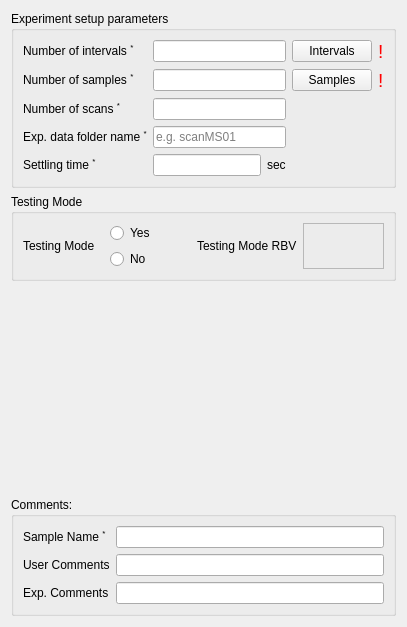
  <widget class="QWizardPage" name="experimentalGUI">
   <property name="toolTip">
    <string>&lt;html&gt;&lt;head/&gt;&lt;body&gt;&lt;p&gt;DAQ Tool | ID09 - MS/XPD (Materials Science/X-ray Powder Diffraction) beamline&lt;/p&gt;&lt;/body&gt;&lt;/html&gt;</string>
   </property>
   <attribute name="pageId">
    <string notr="true">7</string>
   </attribute>
   <layout class="QGridLayout" name="gridLayout_24">
    <item row="0" column="0">
     <widget class="QGroupBox" name="experimentalParameters">
      <property name="cursor">
       <cursorShape>ArrowCursor</cursorShape>
      </property>
      <property name="toolTip">
       <string>Scan Parameters</string>
      </property>
      <property name="autoFillBackground">
       <bool>false</bool>
      </property>
      <property name="title">
       <string>Experiment setup parameters</string>
      </property>
      <property name="flat">
       <bool>false</bool>
      </property>
      <property name="checkable">
       <bool>false</bool>
      </property>
      <layout class="QGridLayout" name="gridLayout_11">
       <item row="0" column="0">
        <widget class="QLabel" name="intervalsLabel">
         <property name="cursor">
          <cursorShape>ArrowCursor</cursorShape>
         </property>
         <property name="text">
          <string>&lt;html&gt;&lt;head/&gt;&lt;body&gt;&lt;p&gt;Number of intervals &lt;span style=&quot; vertical-align:super;&quot;&gt;*&lt;/span&gt;&lt;/p&gt;&lt;/body&gt;&lt;/html&gt;</string>
         </property>
        </widget>
       </item>
       <item row="0" column="3">
        <widget class="QPushButton" name="intervalsButton">
         <property name="cursor">
          <cursorShape>PointingHandCursor</cursorShape>
         </property>
         <property name="focusPolicy">
          <enum>Qt::StrongFocus</enum>
         </property>
         <property name="toolTip">
          <string>View Intervals</string>
         </property>
         <property name="text">
          <string>Intervals</string>
         </property>
        </widget>
       </item>
       <item row="0" column="4">
        <widget class="QLabel" name="validIntervals">
         <property name="font">
          <font>
           <pointsize>14</pointsize>
          </font>
         </property>
         <property name="toolTip">
          <string>Number of intervals or intervals table not valid!</string>
         </property>
         <property name="text">
          <string>&lt;html&gt;&lt;head/&gt;&lt;body&gt;&lt;p&gt;&lt;span style=&quot; color:#ff0000;&quot;&gt;!&lt;/span&gt;&lt;/p&gt;&lt;/body&gt;&lt;/html&gt;</string>
         </property>
        </widget>
       </item>
       <item row="1" column="0">
        <widget class="QLabel" name="samplesLabel">
         <property name="cursor">
          <cursorShape>ArrowCursor</cursorShape>
         </property>
         <property name="text">
          <string>&lt;html&gt;&lt;head/&gt;&lt;body&gt;&lt;p&gt;Number of samples &lt;span style=&quot; vertical-align:super;&quot;&gt;*&lt;/span&gt;&lt;/p&gt;&lt;/body&gt;&lt;/html&gt;</string>
         </property>
        </widget>
       </item>
       <item row="1" column="3">
        <widget class="QPushButton" name="samplesButton">
         <property name="cursor">
          <cursorShape>PointingHandCursor</cursorShape>
         </property>
         <property name="focusPolicy">
          <enum>Qt::StrongFocus</enum>
         </property>
         <property name="toolTip">
          <string>Select Samples Positions</string>
         </property>
         <property name="text">
          <string>Samples</string>
         </property>
        </widget>
       </item>
       <item row="1" column="4">
        <widget class="QLabel" name="validSamples">
         <property name="font">
          <font>
           <pointsize>14</pointsize>
          </font>
         </property>
         <property name="toolTip">
          <string>Number of samples or samples choices not valid!</string>
         </property>
         <property name="text">
          <string>&lt;html&gt;&lt;head/&gt;&lt;body&gt;&lt;p&gt;&lt;span style=&quot; color:#ff0000;&quot;&gt;!&lt;/span&gt;&lt;/p&gt;&lt;/body&gt;&lt;/html&gt;</string>
         </property>
        </widget>
       </item>
       <item row="2" column="0">
        <widget class="QLabel" name="scansLabel">
         <property name="cursor">
          <cursorShape>ArrowCursor</cursorShape>
         </property>
         <property name="text">
          <string>&lt;html&gt;&lt;head/&gt;&lt;body&gt;&lt;p&gt;Number of scans &lt;span style=&quot; vertical-align:super;&quot;&gt;*&lt;/span&gt;&lt;/p&gt;&lt;/body&gt;&lt;/html&gt;</string>
         </property>
        </widget>
       </item>
       <item row="3" column="0">
        <widget class="QLabel" name="expFileNameLabel">
         <property name="cursor">
          <cursorShape>ArrowCursor</cursorShape>
         </property>
         <property name="text">
          <string>&lt;html&gt;&lt;head/&gt;&lt;body&gt;&lt;p&gt;Exp. data folder name &lt;span style=&quot; vertical-align:super;&quot;&gt;*&lt;/span&gt;&lt;/p&gt;&lt;/body&gt;&lt;/html&gt;</string>
         </property>
        </widget>
       </item>
       <item row="4" column="0">
        <widget class="QLabel" name="settlingTimeLabel">
         <property name="cursor">
          <cursorShape>ArrowCursor</cursorShape>
         </property>
         <property name="text">
          <string>&lt;html&gt;&lt;head/&gt;&lt;body&gt;&lt;p&gt;Settling time &lt;span style=&quot; vertical-align:super;&quot;&gt;*&lt;/span&gt;&lt;/p&gt;&lt;/body&gt;&lt;/html&gt;</string>
         </property>
        </widget>
       </item>
       <item row="4" column="1">
        <widget class="QELineEdit" name="settlingTime">
         <property name="toolTip">
          <string>Spinner Settling Time</string>
         </property>
         <property name="alignment">
          <set>Qt::AlignCenter</set>
         </property>
         <property name="dragEnabled">
          <bool>true</bool>
         </property>
         <property name="variable" stdset="0">
          <string>$(P)SettlingTime</string>
         </property>
         <property name="variableSubstitutions" stdset="0">
          <string>P=MS:</string>
         </property>
         <property name="writeOnLoseFocus">
          <bool>true</bool>
         </property>
         <property name="displayAlarmStateOption" stdset="0">
          <enum>QEGenericEdit::Never</enum>
         </property>
         <property name="format" stdset="0">
          <enum>QELineEdit::Floating</enum>
         </property>
        </widget>
       </item>
       <item row="4" column="2">
        <widget class="QLabel" name="settlingTimeUnit">
         <property name="cursor">
          <cursorShape>IBeamCursor</cursorShape>
         </property>
         <property name="text">
          <string>sec</string>
         </property>
        </widget>
       </item>
       <item row="0" column="1" colspan="2">
        <widget class="QELineEdit" name="intervals">
         <property name="toolTip">
          <string>Intervals</string>
         </property>
         <property name="alignment">
          <set>Qt::AlignCenter</set>
         </property>
         <property name="dragEnabled">
          <bool>true</bool>
         </property>
         <property name="variable" stdset="0">
          <string>$(P)Intervals</string>
         </property>
         <property name="variableSubstitutions" stdset="0">
          <string>P=MS:</string>
         </property>
         <property name="writeOnLoseFocus">
          <bool>true</bool>
         </property>
         <property name="variableAsToolTip">
          <bool>false</bool>
         </property>
         <property name="displayAlarmStateOption" stdset="0">
          <enum>QEGenericEdit::Never</enum>
         </property>
         <property name="format" stdset="0">
          <enum>QELineEdit::Integer</enum>
         </property>
        </widget>
       </item>
       <item row="1" column="1" colspan="2">
        <widget class="QELineEdit" name="samples">
         <property name="toolTip">
          <string>Samples</string>
         </property>
         <property name="alignment">
          <set>Qt::AlignCenter</set>
         </property>
         <property name="dragEnabled">
          <bool>true</bool>
         </property>
         <property name="variable" stdset="0">
          <string>$(P)Samples</string>
         </property>
         <property name="variableSubstitutions" stdset="0">
          <string>P=MS:</string>
         </property>
         <property name="writeOnLoseFocus">
          <bool>true</bool>
         </property>
         <property name="variableAsToolTip">
          <bool>false</bool>
         </property>
         <property name="displayAlarmStateOption" stdset="0">
          <enum>QEGenericEdit::Never</enum>
         </property>
         <property name="format" stdset="0">
          <enum>QELineEdit::Integer</enum>
         </property>
        </widget>
       </item>
       <item row="2" column="1" colspan="2">
        <widget class="QELineEdit" name="scans">
         <property name="toolTip">
          <string>Scans</string>
         </property>
         <property name="alignment">
          <set>Qt::AlignCenter</set>
         </property>
         <property name="dragEnabled">
          <bool>true</bool>
         </property>
         <property name="variable" stdset="0">
          <string>$(P)Scans</string>
         </property>
         <property name="variableSubstitutions" stdset="0">
          <string>P=MS:</string>
         </property>
         <property name="writeOnLoseFocus">
          <bool>true</bool>
         </property>
         <property name="variableAsToolTip">
          <bool>false</bool>
         </property>
         <property name="displayAlarmStateOption" stdset="0">
          <enum>QEGenericEdit::Never</enum>
         </property>
         <property name="format" stdset="0">
          <enum>QELineEdit::Integer</enum>
         </property>
        </widget>
       </item>
       <item row="3" column="1" colspan="2">
        <widget class="QELineEdit" name="expFileName">
         <property name="toolTip">
          <string>Experiment Folder Name (special characters not allowed)</string>
         </property>
         <property name="dragEnabled">
          <bool>true</bool>
         </property>
         <property name="placeholderText">
          <string>e.g. scanMS01</string>
         </property>
         <property name="variable" stdset="0">
          <string>$(P)ExperimentalFileName</string>
         </property>
         <property name="variableSubstitutions" stdset="0">
          <string>P=MS:</string>
         </property>
         <property name="writeOnLoseFocus">
          <bool>true</bool>
         </property>
         <property name="variableAsToolTip">
          <bool>false</bool>
         </property>
         <property name="displayAlarmStateOption" stdset="0">
          <enum>QEGenericEdit::Never</enum>
         </property>
        </widget>
       </item>
      </layout>
     </widget>
    </item>
    <item row="1" column="0">
     <widget class="QGroupBox" name="testingModeGroupBox">
      <property name="sizePolicy">
       <sizepolicy hsizetype="Preferred" vsizetype="Preferred">
        <horstretch>0</horstretch>
        <verstretch>0</verstretch>
       </sizepolicy>
      </property>
      <property name="minimumSize">
       <size>
        <width>0</width>
        <height>0</height>
       </size>
      </property>
      <property name="cursor">
       <cursorShape>ArrowCursor</cursorShape>
      </property>
      <property name="toolTip">
       <string>Testing Mode</string>
      </property>
      <property name="autoFillBackground">
       <bool>false</bool>
      </property>
      <property name="title">
       <string>Testing Mode</string>
      </property>
      <property name="flat">
       <bool>false</bool>
      </property>
      <property name="checkable">
       <bool>false</bool>
      </property>
      <layout class="QGridLayout" name="gridLayout_7">
       <item row="0" column="0" rowspan="2">
        <widget class="QLabel" name="testingModeLabel">
         <property name="cursor">
          <cursorShape>ArrowCursor</cursorShape>
         </property>
         <property name="text">
          <string>Testing Mode</string>
         </property>
        </widget>
       </item>
       <item row="0" column="1">
        <widget class="QERadioButton" name="testingModeYes">
         <property name="cursor">
          <cursorShape>PointingHandCursor</cursorShape>
         </property>
         <property name="focusPolicy">
          <enum>Qt::StrongFocus</enum>
         </property>
         <property name="toolTip">
          <string>YES</string>
         </property>
         <property name="text">
          <string>Yes</string>
         </property>
         <property name="variable" stdset="0">
          <string>$(P)TestingMode</string>
         </property>
         <property name="variableSubstitutions" stdset="0">
          <string>P=MS:</string>
         </property>
         <property name="variableAsToolTip">
          <bool>false</bool>
         </property>
         <property name="displayAlarmStateOption" stdset="0">
          <enum>QERadioButton::Never</enum>
         </property>
         <property name="clickText">
          <string>1</string>
         </property>
         <property name="clickCheckedText">
          <string>Yes</string>
         </property>
        </widget>
       </item>
       <item row="0" column="2" rowspan="2">
        <widget class="QLabel" name="tesingMode">
         <property name="cursor">
          <cursorShape>ArrowCursor</cursorShape>
         </property>
         <property name="text">
          <string>Testing Mode RBV</string>
         </property>
        </widget>
       </item>
       <item row="0" column="3" rowspan="2">
        <widget class="QELabel" name="testingModeFeedback">
         <property name="cursor">
          <cursorShape>IBeamCursor</cursorShape>
         </property>
         <property name="toolTip">
          <string>Feedback</string>
         </property>
         <property name="frameShape">
          <enum>QFrame::StyledPanel</enum>
         </property>
         <property name="alignment">
          <set>Qt::AlignCenter</set>
         </property>
         <property name="wordWrap">
          <bool>true</bool>
         </property>
         <property name="variable" stdset="0">
          <string>$(P)TestingMode</string>
         </property>
         <property name="variableSubstitutions" stdset="0">
          <string>P=MS:</string>
         </property>
         <property name="variableAsToolTip">
          <bool>false</bool>
         </property>
         <property name="displayAlarmStateOption" stdset="0">
          <enum>QELabel::Never</enum>
         </property>
         <property name="addUnits">
          <bool>false</bool>
         </property>
        </widget>
       </item>
       <item row="1" column="1">
        <widget class="QERadioButton" name="testingModeNo">
         <property name="cursor">
          <cursorShape>PointingHandCursor</cursorShape>
         </property>
         <property name="focusPolicy">
          <enum>Qt::StrongFocus</enum>
         </property>
         <property name="toolTip">
          <string>NO</string>
         </property>
         <property name="text">
          <string>No</string>
         </property>
         <property name="variable" stdset="0">
          <string>$(P)TestingMode</string>
         </property>
         <property name="variableSubstitutions" stdset="0">
          <string>P=MS:</string>
         </property>
         <property name="variableAsToolTip">
          <bool>false</bool>
         </property>
         <property name="displayAlarmStateOption" stdset="0">
          <enum>QERadioButton::Never</enum>
         </property>
         <property name="clickCheckedText">
          <string>No</string>
         </property>
        </widget>
       </item>
      </layout>
     </widget>
    </item>
    <item row="3" column="0">
     <widget class="QGroupBox" name="Comments">
      <property name="sizePolicy">
       <sizepolicy hsizetype="Preferred" vsizetype="Preferred">
        <horstretch>0</horstretch>
        <verstretch>0</verstretch>
       </sizepolicy>
      </property>
      <property name="minimumSize">
       <size>
        <width>0</width>
        <height>0</height>
       </size>
      </property>
      <property name="cursor">
       <cursorShape>ArrowCursor</cursorShape>
      </property>
      <property name="toolTip">
       <string>General Comments</string>
      </property>
      <property name="autoFillBackground">
       <bool>false</bool>
      </property>
      <property name="title">
       <string>Comments:</string>
      </property>
      <property name="flat">
       <bool>false</bool>
      </property>
      <property name="checkable">
       <bool>false</bool>
      </property>
      <layout class="QGridLayout" name="gridLayout_9">
       <item row="0" column="0">
        <widget class="QLabel" name="sampleName">
         <property name="cursor">
          <cursorShape>ArrowCursor</cursorShape>
         </property>
         <property name="text">
          <string>&lt;html&gt;&lt;head/&gt;&lt;body&gt;&lt;p&gt;Sample Name &lt;span style=&quot; vertical-align:super;&quot;&gt;*&lt;/span&gt;&lt;/p&gt;&lt;/body&gt;&lt;/html&gt;</string>
         </property>
        </widget>
       </item>
       <item row="0" column="1">
        <widget class="QELineEdit" name="sampleNameVal">
         <property name="toolTip">
          <string>Sample Name</string>
         </property>
         <property name="alignment">
          <set>Qt::AlignLeading|Qt::AlignLeft|Qt::AlignVCenter</set>
         </property>
         <property name="dragEnabled">
          <bool>true</bool>
         </property>
         <property name="variable" stdset="0">
          <string>$(P)Sample</string>
         </property>
         <property name="variableSubstitutions" stdset="0">
          <string>P=MS:</string>
         </property>
         <property name="writeOnLoseFocus">
          <bool>true</bool>
         </property>
         <property name="variableAsToolTip">
          <bool>false</bool>
         </property>
         <property name="displayAlarmStateOption" stdset="0">
          <enum>QEGenericEdit::Never</enum>
         </property>
        </widget>
       </item>
       <item row="1" column="0">
        <widget class="QLabel" name="userCommentsLabel">
         <property name="cursor">
          <cursorShape>ArrowCursor</cursorShape>
         </property>
         <property name="text">
          <string>User Comments</string>
         </property>
        </widget>
       </item>
       <item row="1" column="1">
        <widget class="QELineEdit" name="userComments">
         <property name="toolTip">
          <string>User Comments</string>
         </property>
         <property name="dragEnabled">
          <bool>true</bool>
         </property>
         <property name="variable" stdset="0">
          <string>$(P)UserComments</string>
         </property>
         <property name="variableSubstitutions" stdset="0">
          <string>P=MS:</string>
         </property>
         <property name="writeOnLoseFocus">
          <bool>true</bool>
         </property>
         <property name="variableAsToolTip">
          <bool>false</bool>
         </property>
         <property name="displayAlarmStateOption" stdset="0">
          <enum>QEGenericEdit::Never</enum>
         </property>
        </widget>
       </item>
       <item row="2" column="0">
        <widget class="QLabel" name="expCommentsLabel">
         <property name="cursor">
          <cursorShape>ArrowCursor</cursorShape>
         </property>
         <property name="text">
          <string>Exp. Comments</string>
         </property>
        </widget>
       </item>
       <item row="2" column="1">
        <widget class="QELineEdit" name="expComments">
         <property name="toolTip">
          <string>Experiment Comments</string>
         </property>
         <property name="dragEnabled">
          <bool>true</bool>
         </property>
         <property name="variable" stdset="0">
          <string>$(P)ExperimentComments</string>
         </property>
         <property name="variableSubstitutions" stdset="0">
          <string>P=MS:</string>
         </property>
         <property name="writeOnLoseFocus">
          <bool>true</bool>
         </property>
         <property name="variableAsToolTip">
          <bool>false</bool>
         </property>
         <property name="displayAlarmStateOption" stdset="0">
          <enum>QEGenericEdit::Never</enum>
         </property>
        </widget>
       </item>
      </layout>
     </widget>
    </item>
    <item row="2" column="0">
     <spacer name="verticalSpacer">
      <property name="orientation">
       <enum>Qt::Vertical</enum>
      </property>
      <property name="sizeType">
       <enum>QSizePolicy::Fixed</enum>
      </property>
      <property name="sizeHint" stdset="0">
       <size>
        <width>20</width>
        <height>210</height>
       </size>
      </property>
     </spacer>
    </item>
   </layout>
  </widget>
